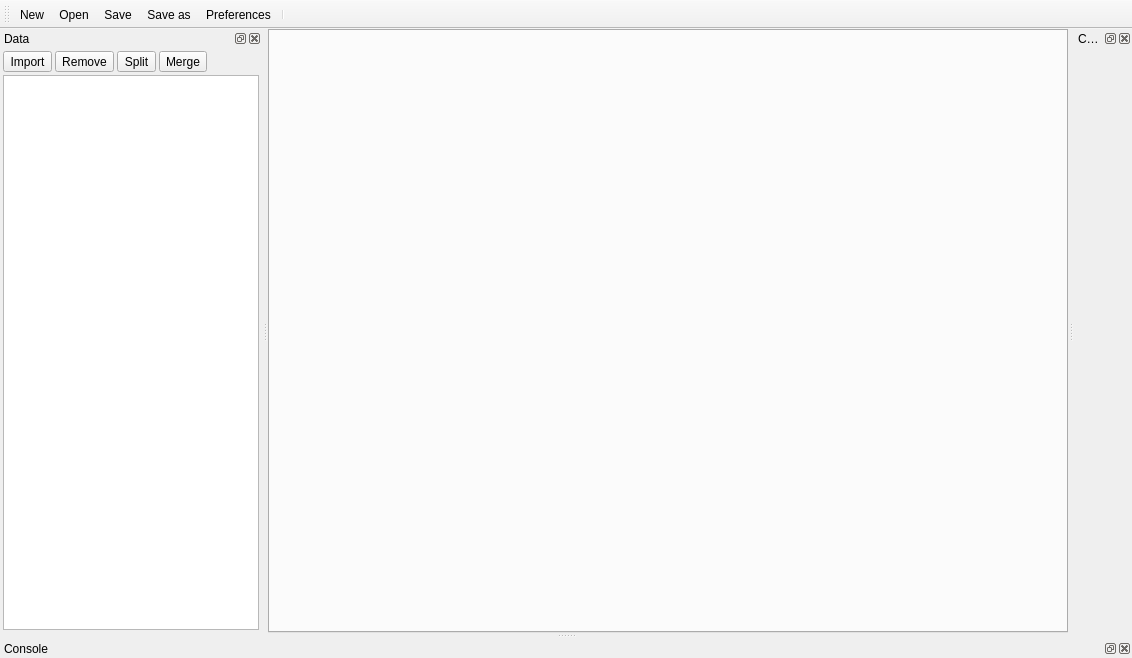
<?xml version="1.0" encoding="UTF-8"?>
<ui version="4.0">
 <class>MainWindow</class>
 <widget class="QMainWindow" name="MainWindow">
  <property name="geometry">
   <rect>
    <x>0</x>
    <y>0</y>
    <width>1132</width>
    <height>658</height>
   </rect>
  </property>
  <property name="windowTitle">
   <string>Chronosaurus</string>
  </property>
  <widget class="QWidget" name="centralwidget">
   <layout class="QVBoxLayout" name="verticalLayout">
    <property name="spacing">
     <number>0</number>
    </property>
    <property name="leftMargin">
     <number>0</number>
    </property>
    <property name="topMargin">
     <number>0</number>
    </property>
    <property name="rightMargin">
     <number>0</number>
    </property>
    <property name="bottomMargin">
     <number>0</number>
    </property>
    <item>
     <widget class="QTabWidget" name="tabWidget">
      <property name="tabPosition">
       <enum>QTabWidget::North</enum>
      </property>
      <property name="currentIndex">
       <number>-1</number>
      </property>
      <property name="documentMode">
       <bool>false</bool>
      </property>
      <property name="tabsClosable">
       <bool>true</bool>
      </property>
      <property name="movable">
       <bool>true</bool>
      </property>
      <property name="tabBarAutoHide">
       <bool>false</bool>
      </property>
     </widget>
    </item>
   </layout>
  </widget>
  <widget class="QDockWidget" name="dataDock">
   <property name="windowTitle">
    <string>Data</string>
   </property>
   <attribute name="dockWidgetArea">
    <number>1</number>
   </attribute>
   <widget class="QWidget" name="dataDockWidget">
    <layout class="QVBoxLayout" name="verticalLayout_2">
     <property name="spacing">
      <number>3</number>
     </property>
     <property name="leftMargin">
      <number>3</number>
     </property>
     <property name="topMargin">
      <number>3</number>
     </property>
     <property name="rightMargin">
      <number>3</number>
     </property>
     <property name="bottomMargin">
      <number>3</number>
     </property>
     <item>
      <layout class="QHBoxLayout" name="horizontalLayout">
       <property name="topMargin">
        <number>0</number>
       </property>
       <item>
        <widget class="QToolButton" name="importButton">
         <property name="text">
          <string>Import</string>
         </property>
         <property name="toolButtonStyle">
          <enum>Qt::ToolButtonTextBesideIcon</enum>
         </property>
        </widget>
       </item>
       <item>
        <widget class="QToolButton" name="removeButton">
         <property name="text">
          <string>Remove</string>
         </property>
        </widget>
       </item>
       <item>
        <widget class="QToolButton" name="splitButton">
         <property name="text">
          <string>Split</string>
         </property>
        </widget>
       </item>
       <item>
        <widget class="QToolButton" name="mergeButton">
         <property name="text">
          <string>Merge</string>
         </property>
        </widget>
       </item>
       <item>
        <spacer name="horizontalSpacer">
         <property name="orientation">
          <enum>Qt::Horizontal</enum>
         </property>
         <property name="sizeHint" stdset="0">
          <size>
           <width>40</width>
           <height>20</height>
          </size>
         </property>
        </spacer>
       </item>
      </layout>
     </item>
     <item>
      <widget class="QListView" name="dataList"/>
     </item>
    </layout>
   </widget>
  </widget>
  <widget class="QToolBar" name="toolBar">
   <property name="windowTitle">
    <string>toolBar</string>
   </property>
   <attribute name="toolBarArea">
    <enum>TopToolBarArea</enum>
   </attribute>
   <attribute name="toolBarBreak">
    <bool>false</bool>
   </attribute>
   <addaction name="actionNew"/>
   <addaction name="actionOpen"/>
   <addaction name="actionSave"/>
   <addaction name="actionSave_as"/>
   <addaction name="actionPreferences"/>
   <addaction name="separator"/>
  </widget>
  <widget class="QDockWidget" name="controlDock">
   <property name="windowTitle">
    <string>Control</string>
   </property>
   <attribute name="dockWidgetArea">
    <number>2</number>
   </attribute>
   <widget class="QWidget" name="dockWidgetContents">
    <layout class="QVBoxLayout" name="verticalLayout_3"/>
   </widget>
  </widget>
  <widget class="QDockWidget" name="pythonDock">
   <property name="windowTitle">
    <string>Console</string>
   </property>
   <attribute name="dockWidgetArea">
    <number>8</number>
   </attribute>
   <widget class="QWidget" name="dockWidgetContents_3"/>
  </widget>
  <action name="actionNew">
   <property name="text">
    <string>New</string>
   </property>
   <property name="toolTip">
    <string>New</string>
   </property>
   <property name="shortcut">
    <string>Ctrl+N</string>
   </property>
  </action>
  <action name="actionOpen">
   <property name="text">
    <string>Open</string>
   </property>
   <property name="toolTip">
    <string>Open</string>
   </property>
   <property name="shortcut">
    <string>Ctrl+O</string>
   </property>
  </action>
  <action name="actionSave">
   <property name="text">
    <string>Save</string>
   </property>
   <property name="toolTip">
    <string>Save</string>
   </property>
   <property name="shortcut">
    <string>Ctrl+S</string>
   </property>
  </action>
  <action name="actionSave_as">
   <property name="text">
    <string>Save as...</string>
   </property>
   <property name="toolTip">
    <string>Save as...</string>
   </property>
   <property name="shortcut">
    <string>Ctrl+Shift+S</string>
   </property>
  </action>
  <action name="actionPreferences">
   <property name="text">
    <string>Preferences</string>
   </property>
  </action>
 </widget>
 <resources/>
 <connections/>
</ui>
